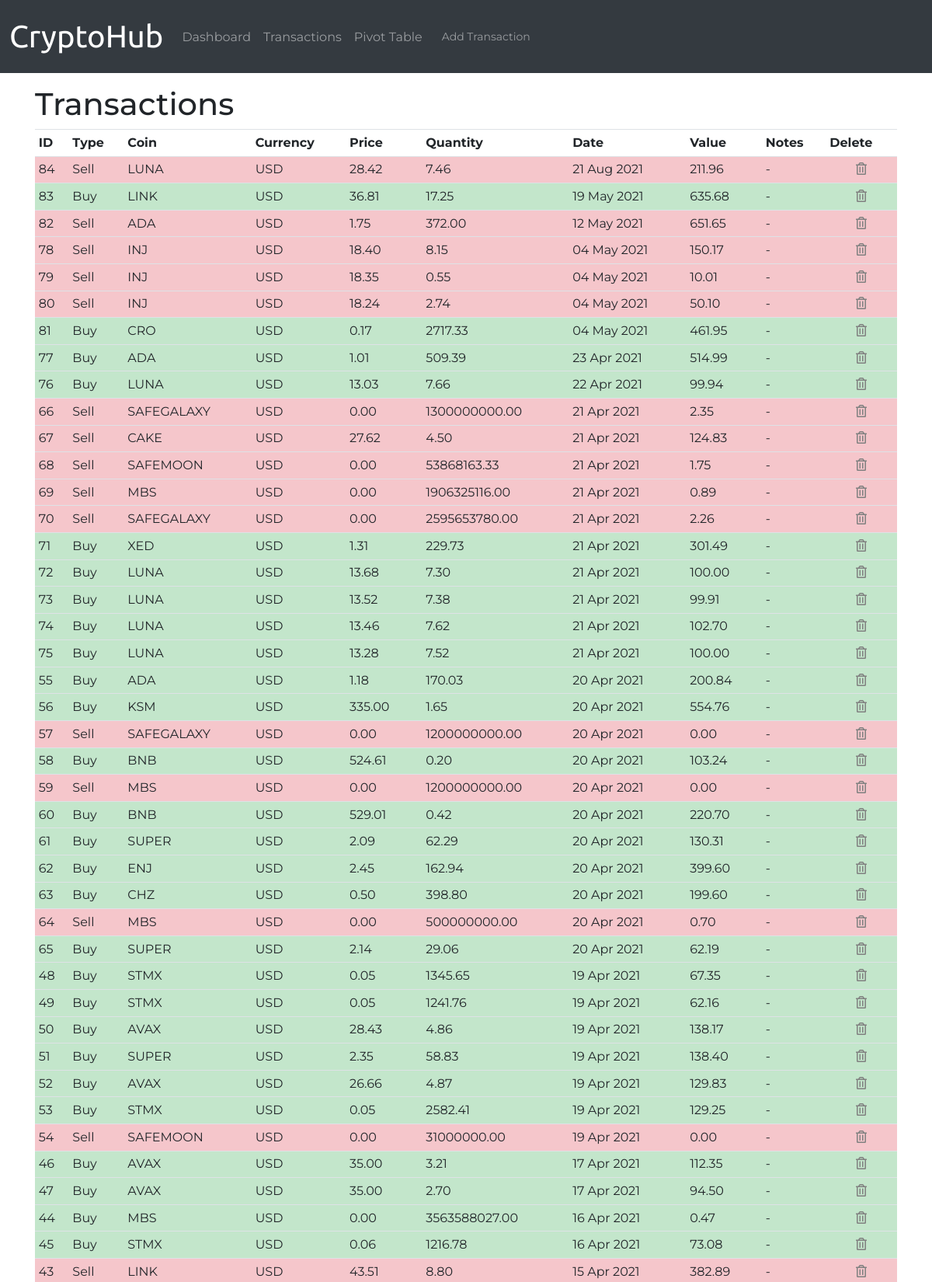
Page /transactions (upper part) on the committed database.
### application/models.py (models this page shows, shortened)
class Transaction(db.Model):
    id = db.Column(db.Integer, primary_key=True)
    type = db.Column(db.String(4), nullable=False, default='Buy')
    coin = db.Column(db.String(5), nullable=False)
    currency = db.Column(db.String(5), nullable=False, default='USD')
    price = db.Column(db.Float, nullable=False)
    quantity = db.Column(db.Float, nullable=False)
    date = db.Column(db.DateTime, nullable=False, default=datetime.utcnow)
    total_spent = db.Column(db.Float, nullable=False)
    fees = db.Column(db.Float, nullable=False, default=0)
    notes = db.Column(db.String(200), nullable=True, default="")

### application/routes.py (the view)
@app.route('/transactions', methods = ["GET", "POST"])
def transactions():
    transactions = Transaction.query.order_by(Transaction.date.desc())
    form = TransactionForm()
    if form.validate_on_submit():
        flash('Transaction submitted!', 'success')
        submit(form)
        return redirect(url_for('transactions'))
    return render_template('transactions.html', title='Transactions', form=form, transactions=transactions)

### application/templates/transactions.html
{% extends 'layout.html' %}
{% block content %}
<div class="heading pt-2">
  <h1>Transactions</h1>
</div>
<div class="table">
  <table class="table table-hover table-sm">
    <tr class="">
      <th>ID</th>
      <th>Type</th>
      <th>Coin</th>
      <th>Currency</th>
      <th>Price</th>
      <th>Quantity</th>
      <th>Date</th>
      <th>Value</th>
      <th>Notes</th>
      <th>Delete</th>
    </tr>
    {% for transaction in transactions %}
    {% if transaction.type == 'Buy' %}
    <tr class="table-success {{ transaction.id }}">
      <td>{{ transaction.id }}</td>
      <td>{{ transaction.type }}</td>
      <td>{{ transaction.coin }}</td>
      <td>{{ transaction.currency }}</td>
      <td>{{ '%0.2f' % transaction.price|float }}</td>
      <td>{{ '%0.2f' % transaction.quantity|float }}</td>
      <td>{{ transaction.date.strftime('%d %b %Y') }}</td>
      <td>{{ '%0.2f' % transaction.total_spent|float }}</td>
      <td>{{ transaction.notes }}</td>
      <td style="text-align:center">
        <a href="{{ url_for('delete', transaction_id=transaction.id) }}"><i class="far fa-trash-alt delete"></i></a>
      </td>
    </tr>
    {% else %}
    <tr class="table-danger {{ transaction.id }}">
      <td>{{ transaction.id }}</td>
      <td>{{ transaction.type }}</td>
      <td>{{ transaction.coin }}</td>
      <td>{{ transaction.currency }}</td>
      <td>{{ '%0.2f' % transaction.price|float }}</td>
      <td>{{ '%0.2f' % transaction.quantity|float }}</td>
      <td>{{ transaction.date.strftime('%d %b %Y') }}</td>
      <td>{{ '%0.2f' % transaction.total_spent|float }}</td>
      <td>{{ transaction.notes }}</td>
      <td style="text-align:center">
        <a href="{{ url_for('delete', transaction_id=transaction.id) }}"><i class="far fa-trash-alt delete"></i></a>
      </td>
    </tr>
    {% endif %}
    {% endfor %}
  </table>
</div>
{% endblock content %}

### application/templates/layout.html (shortened to what this page needs)
<!DOCTYPE html>
<html lang="en" dir="ltr">
<head>
  <link rel="stylesheet" href="https://maxcdn.bootstrapcdn.com/bootstrap/4.0.0/css/bootstrap.min.css">
  <link rel="stylesheet" href="static/css/styles.css">
</head>
<body>
  <header class="site-header">
    <nav class="navbar navbar-expand-lg navbar-dark bg-dark">
      <a class="navbar-brand" href="{{ url_for('dashboard') }}">CryptoHub</a>
      <div class="collapse navbar-collapse" id="navbarSupportedContent">
        <ul class="navbar-nav mr-auto">
          <li class="nav-item pt-2">
            <a class="nav-link" href="{{ url_for('dashboard') }}">Dashboard</a>
          </li>
          <li class="nav-item">
            <a class="nav-link pt-3" href="{{ url_for('transactions') }}">Transactions</a>
          </li>
          <li class="nav-item pt-2">
            <a class="nav-link" href="{{ url_for('pivot') }}">Pivot Table</a>
          </li>
          <li class="nav-link">
            <button type="button" class="btn btn-link nav-link btn-sm" data-toggle="modal" data-target="#ModalTradeForm">
              Add Transaction
            </button>
          </li>
        </ul>
      </div>
    </nav>
  </header>
  <main role="main" class="container">
    <div class="row">
      <div class="col-md-12 pt-2">
        {% block content %}{% endblock %}
      </div>
    </div>
  </main>
</body>
</html>

### application/static/css/styles.css (style rules this page uses)
body { font-family: "Montserrat"; text-align: left; }
h1 { font-family: "Montserrat"; }
.navbar { padding: 1% }
.navbar-brand { font-family: "Ubuntu"; font-size: 2.5rem; }
.delete { color: grey; }

### rows in the picture
Transaction: price "28.42", quantity "7.46", total_spent "211.96"
Transaction: price "36.81", quantity "17.25", total_spent "635.68"
Transaction: price "1.75", quantity "372.00", total_spent "651.65"
Transaction: price "18.40", quantity "8.15", total_spent "150.17"
Transaction: price "18.35", quantity "0.55", total_spent "10.01"
Transaction: price "18.24", quantity "2.74", total_spent "50.10"
Transaction: price "0.17", quantity "2717.33", total_spent "461.95"
Transaction: price "1.01", quantity "509.39", total_spent "514.99"
Transaction: price "13.03", quantity "7.66", total_spent "99.94"
Transaction: price "0.00", quantity "1300000000.00", total_spent "2.35"
Transaction: price "27.62", quantity "4.50", total_spent "124.83"
Transaction: price "0.00", quantity "53868163.33", total_spent "1.75"
Transaction: price "0.00", quantity "1906325116.00", total_spent "0.89"
Transaction: price "0.00", quantity "2595653780.00", total_spent "2.26"
Transaction: price "1.31", quantity "229.73", total_spent "301.49"
Transaction: price "13.68", quantity "7.30", total_spent "100.00"
Transaction: price "13.52", quantity "7.38", total_spent "99.91"
Transaction: price "13.46", quantity "7.62", total_spent "102.70"
Transaction: price "13.28", quantity "7.52", total_spent "100.00"
Transaction: price "1.18", quantity "170.03", total_spent "200.84"
Transaction: price "335.00", quantity "1.65", total_spent "554.76"
Transaction: price "0.00", quantity "1200000000.00", total_spent "0.00"
Transaction: price "524.61", quantity "0.20", total_spent "103.24"
Transaction: price "0.00", quantity "1200000000.00", total_spent "0.00"
Transaction: price "529.01", quantity "0.42", total_spent "220.70"
Transaction: price "2.09", quantity "62.29", total_spent "130.31"
Transaction: price "2.45", quantity "162.94", total_spent "399.60"
Transaction: price "0.50", quantity "398.80", total_spent "199.60"
Transaction: price "0.00", quantity "500000000.00", total_spent "0.70"
Transaction: price "2.14", quantity "29.06", total_spent "62.19"
Transaction: price "0.05", quantity "1345.65", total_spent "67.35"
Transaction: price "0.05", quantity "1241.76", total_spent "62.16"
Transaction: price "28.43", quantity "4.86", total_spent "138.17"
Transaction: price "2.35", quantity "58.83", total_spent "138.40"
Transaction: price "26.66", quantity "4.87", total_spent "129.83"
Transaction: price "0.05", quantity "2582.41", total_spent "129.25"
Transaction: price "0.00", quantity "31000000.00", total_spent "0.00"
Transaction: price "35.00", quantity "3.21", total_spent "112.35"
Transaction: price "35.00", quantity "2.70", total_spent "94.50"
Transaction: price "0.00", quantity "3563588027.00", total_spent "0.47"
Transaction: price "0.06", quantity "1216.78", total_spent "73.08"
Transaction: price "43.51", quantity "8.80", total_spent "382.89"
